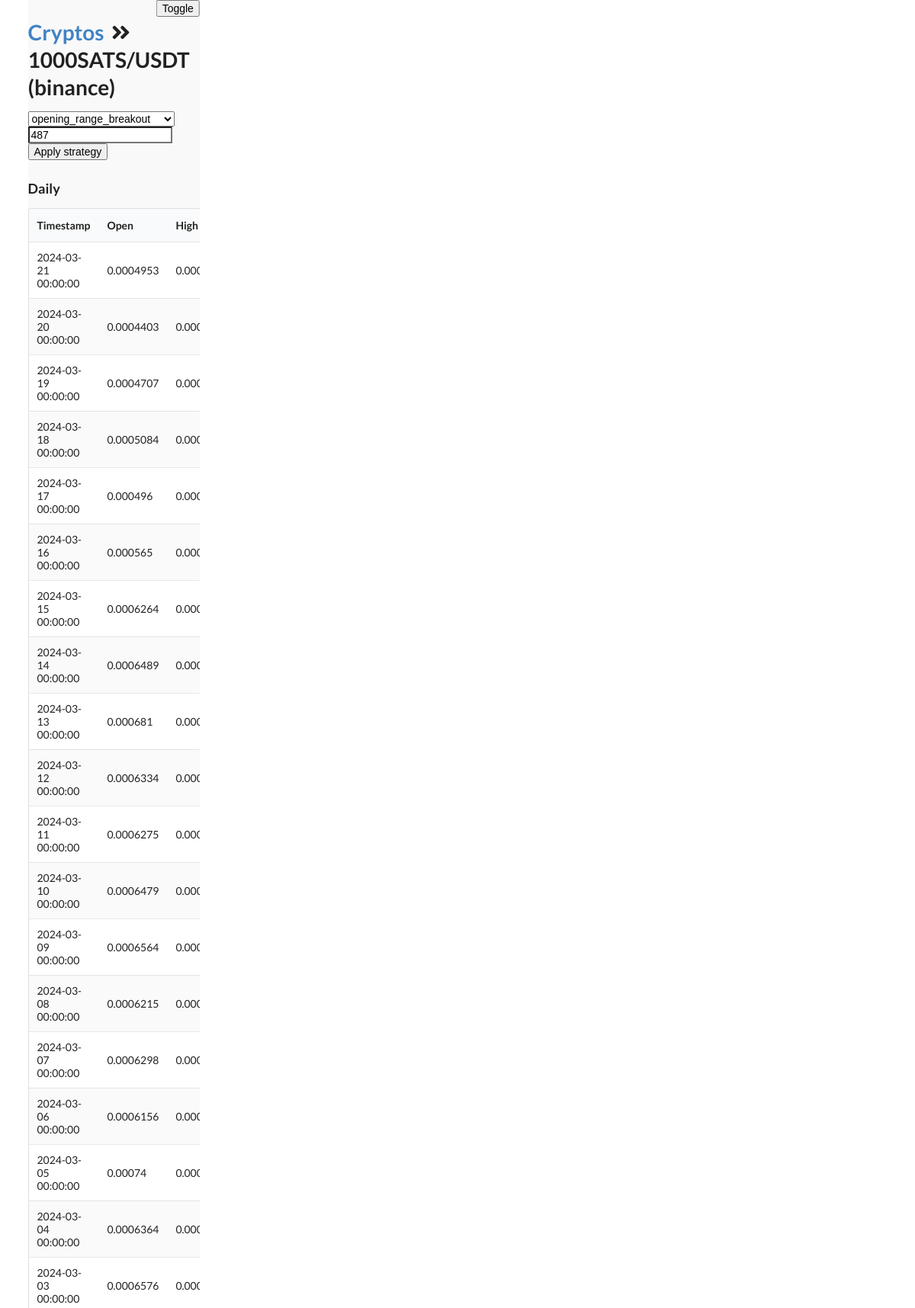
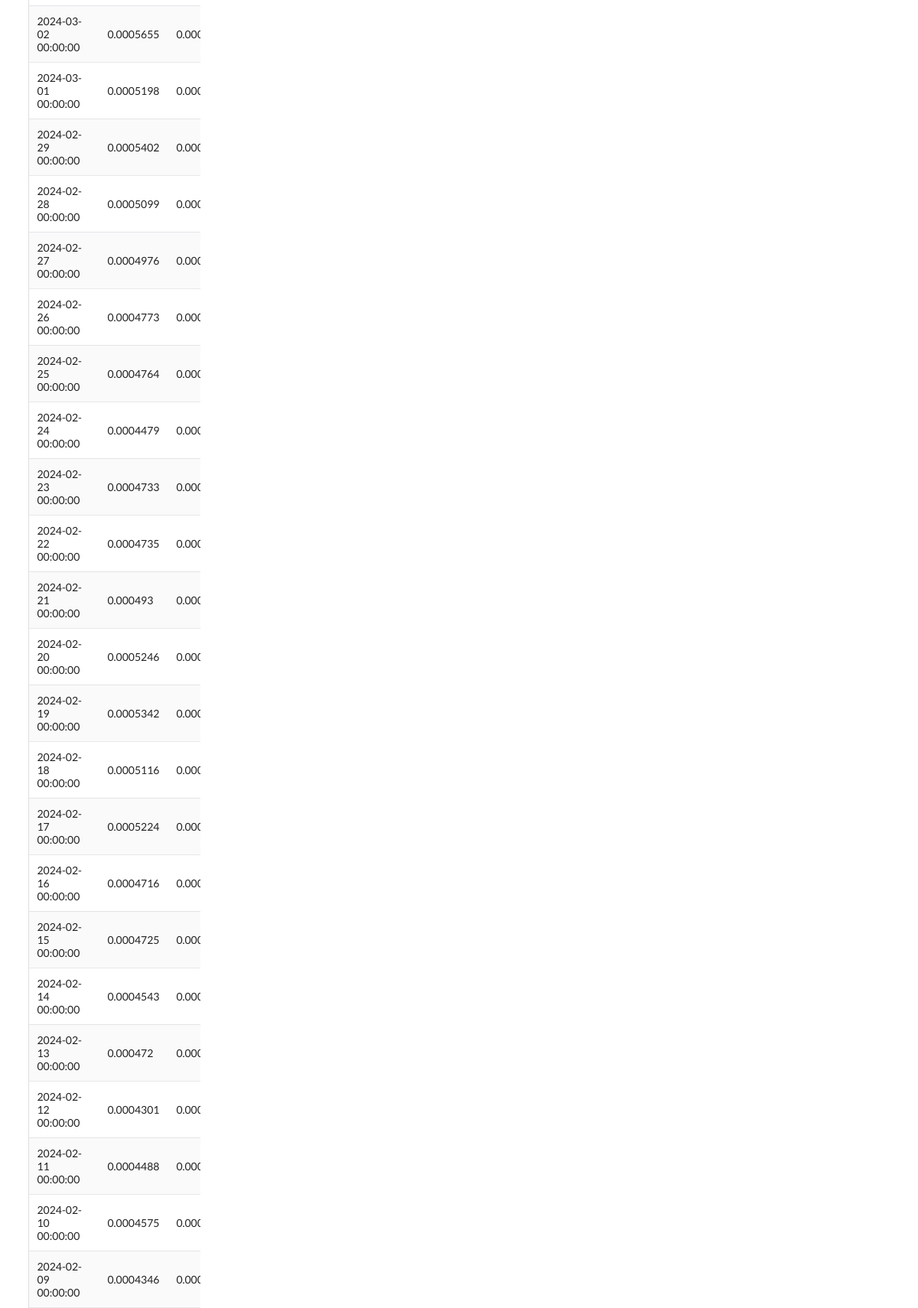
The app's page /crypto/1000SATS_long (upper part) with its own data (2 pictures, top to bottom).
### tables this page shows
CREATE TABLE cryptos (
        id INTEGER PRIMARY KEY,
        symbol TEXT NOT NULL UNIQUE,
        symboshort TEXT NOT NULL UNIQUE,
        exchange TEXT NOT NULL        
    );

### main.py (the view)
@app.get("/crypto/{symboshort}")
def crypto_detail(request: Request, symboshort):
    connection = sqlite3.connect(config.DB_FILE)
    connection.row_factory = sqlite3.Row
    cursor = connection.cursor()
    cursor.execute("""
        SELECT * FROM strategy
    """)
    strategies = cursor.fetchall()
    cursor.execute("""
        SELECT id, symbol, exchange, symboshort FROM cryptos WHERE symboshort = ?
    """, (symboshort,))
    row = cursor.fetchone()
    cursor.execute("""
        SELECT * FROM crypto_prices WHERE crypto_id = ? ORDER BY timestamp DESC
    """, (row['id'],))
    prices = cursor.fetchall()
    context = {"request":request, "crypto":row, "prices":prices, "strategies":strategies}
    return templates.TemplateResponse("crypto_detail.html", context)

### templates/crypto_detail.html (shortened to what this page needs)
{% extends "layout.html" %}
{% block content %}
<div class="main-container">
    <div id="data-section" class="data-section">
        <button onclick="toggleDataSection()" class="toggle-button">Toggle</button>
        <h1><a href="/">Cryptos</a> <i class="angle double right icon"></i> {{ crypto.symbol }} ({{ crypto.exchange }})</h1>
        <form method="post" action="/apply_strategy">
            <select name="strategy_id">
                {% for strategy in strategies %}
                    <option value="{{ strategy.id }}">{{ strategy.name }}</option>
                {% endfor %}
            </select>
            <input type="text" name="crypto_id" value="{{ crypto.id }}"/>
            <input type="submit" value="Apply strategy"/>
        </form>
        <h3>Daily</h3>
        <table class="ui striped table">
            <thead>
                <tr>
                    <th>Timestamp</th>
                    <th>Open</th>
                    <th>High</th>
                </tr>
            </thead>
            <tbody>
                {% for price in prices %}
                {% if price.timeframe == '1d' %}
                <tr>
                    <td>{{ price.timestamp }}</td>
                    <td>{{ price.open }}</td>
                    <td>{{ price.high }}</td>
                </tr>
                {% endif %}
                {% endfor %}
            </tbody>
        </table>
    </div>
    <div class="charts-container">
        <div class="tradingview-widget-container">
        <div class="tradingview-widget-container" style="flex: 1;">
        <div class="tradingview-widget-container__widget" style="height: calc(100% - 32px); width: 100%;"></div>
        </div>
        </div>
    </div>
</div>
{% endblock %}

### templates/crypto_detail.html (style rules this page uses)
body, html { margin: 0; height: 100%; overflow: hidden; }
.main-container { display: flex; height: 100vh; }
.data-section { background-color: #f9f9f9; width: 20%; height: 100%; overflow-y: auto; transition: width 0.5s; position: relative; }
.charts-container { width: 80%; height: 100vh; overflow-y: auto; }
.tradingview-widget-container { height: 50vh; }
.toggle-button { position: absolute; top: 0; left: 100%; transform: translateX(-100%); }

### records on screen
cryptos: symbol "1000SATS/USDT", exchange "binance", crypto_id "487"

### other values on screen
{{ price.timestamp }} "2024-03-21 00:00:00" "2024-03-20 00:00:00" "2024-03-19 00:00:00" "2024-03-18 00:00:00" "2024-03-17 00:00:00" "2024-03-16 00:00:00" "2024-03-15 00:00:00" "2024-03-14 00:00:00" "2024-03-13 00:00:00" "2024-03-12 00:00:00" "2024-03-11 00:00:00" "2024-03-10 00:00:00" "2024-03-09 00:00:00" "2024-03-08 00:00:00" "2024-03-07 00:00:00" "2024-03-06 00:00:00" "2024-03-05 00:00:00" "2024-03-04 00:00:00" "2024-03-03 00:00:00" "2024-03-02 00:00:00" "2024-03-01 00:00:00" "2024-02-29 00:00:00" "2024-02-28 00:00:00" "2024-02-27 00:00:00" "2024-02-26 00:00:00" "2024-02-25 00:00:00" "2024-02-24 00:00:00" "2024-02-23 00:00:00" "2024-02-22 00:00:00" "2024-02-21 00:00:00" "2024-02-20 00:00:00" "2024-02-19 00:00:00" "2024-02-18 00:00:00" "2024-02-17 00:00:00" "2024-02-16 00:00:00" "2024-02-15 00:00:00" "2024-02-14 00:00:00" "2024-02-13 00:00:00" "2024-02-12 00:00:00" "2024-02-11 00:00:00" "2024-02-10 00:00:00" "2024-02-09 00:00:00"
{{ price.open }} "0.0004953" "0.0004403" "0.0004707" "0.0005084" "0.000496" "0.000565" "0.0006264" "0.0006489" "0.000681" "0.0006334" "0.0006275" "0.0006479" "0.0006564" "0.0006215" "0.0006298" "0.0006156" "0.00074" "0.0006364" "0.0006576" "0.0005655" "0.0005198" "0.0005402" "0.0005099" "0.0004976" "0.0004773" "0.0004764" "0.0004479" "0.0004733" "0.0004735" "0.000493" "0.0005246" "0.0005342" "0.0005116" "0.0005224" "0.0004716" "0.0004725" "0.0004543" "0.000472" "0.0004301" "0.0004488" "0.0004575" "0.0004346"
form field strategy_id "opening_range_breakout"
